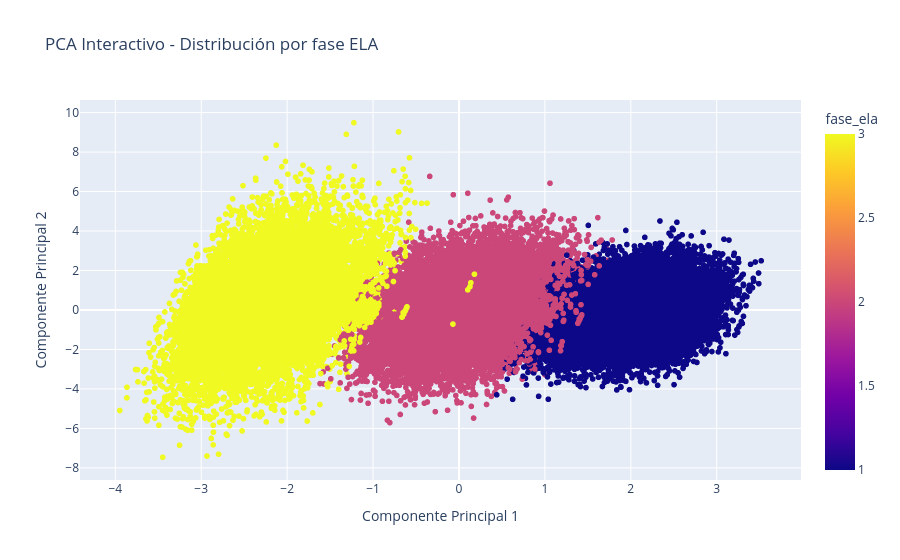

The code cell stored with this chart in its notebook:
### Code cell
# Plot PCA Interactivo

features = [col for col in num_cols if col not in ["fase_ela", "empeoramiento"]]
X = df[features].fillna(df[features].mean())
X_scaled = StandardScaler().fit_transform(X)

pca = PCA(n_components=2)
pca_result = pca.fit_transform(X_scaled)

df_pca = pd.DataFrame(pca_result, columns=["PC1", "PC2"])
df_pca["fase_ela"] = df["fase_ela"]

fig = px.scatter(df_pca, x="PC1", y="PC2", color="fase_ela",
                 title="PCA Interactivo - Distribución por fase ELA",
                 labels={"PC1": "Componente Principal 1", "PC2": "Componente Principal 2"})
fig.show()

### Figure 1 — Plotly figure (JSON) as saved in the notebook; plotly's stock layout.template omitted (floating-point values rounded to 4 significant figures; data arrays with more than 128 entries replaced by an {"elided": "..."} marker saying what was removed)
{"data": [{"hovertemplate": "Componente Principal 1=%{x}<br>Componente Principal 2=%{y}<br>fase_ela=%{marker.color}<extra></extra>", "legendgroup": "", "marker": {"color": {"elided": "72000 int values"}, "coloraxis": "coloraxis", "symbol": "circle"}, "mode": "markers", "name": "", "showlegend": false, "type": "scattergl", "x": {"elided": "72000 float values"}, "xaxis": "x", "y": {"elided": "72000 float values"}, "yaxis": "y"}], "layout": {"coloraxis": {"colorbar": {"title": {"text": "fase_ela"}}, "colorscale": [[0, "#0d0887"], [0.1111, "#46039f"], [0.2222, "#7201a8"], [0.3333, "#9c179e"], [0.4444, "#bd3786"], [0.5556, "#d8576b"], [0.6667, "#ed7953"], [0.7778, "#fb9f3a"], [0.8889, "#fdca26"], [1, "#f0f921"]]}, "legend": {"tracegroupgap": 0}, "title": {"text": "PCA Interactivo - Distribución por fase ELA"}, "xaxis": {"anchor": "y", "domain": [0, 1], "title": {"text": "Componente Principal 1"}}, "yaxis": {"anchor": "x", "domain": [0, 1], "title": {"text": "Componente Principal 2"}}}}
